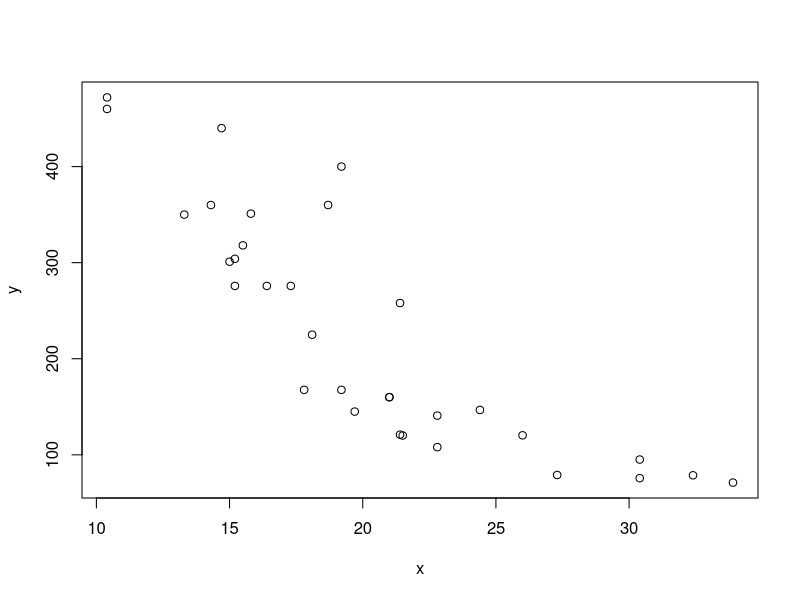
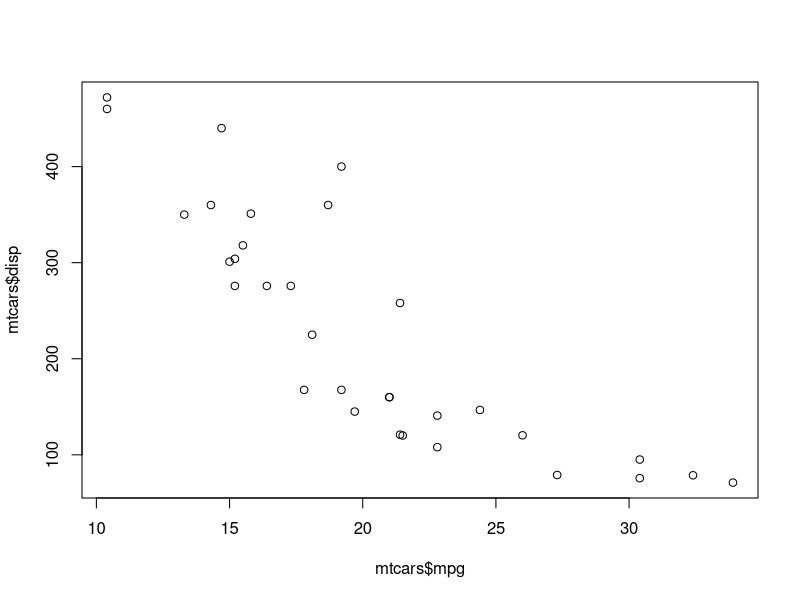
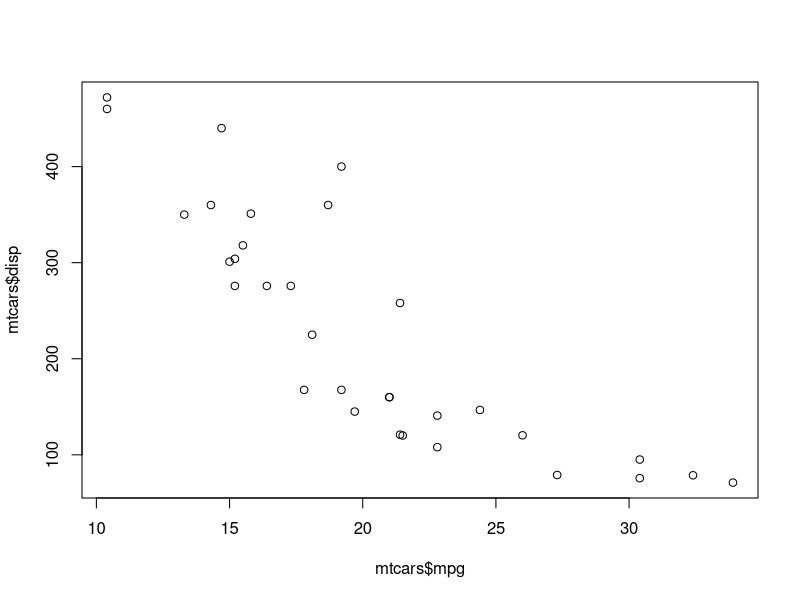
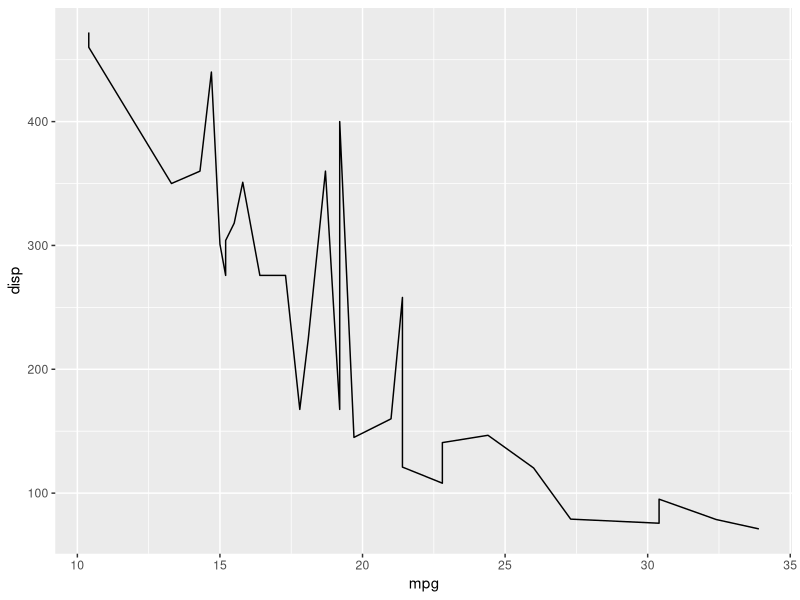
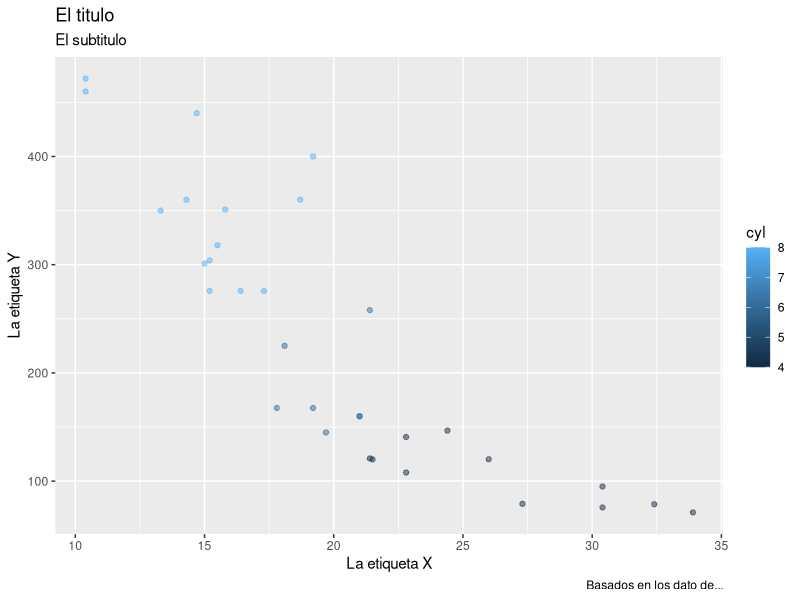
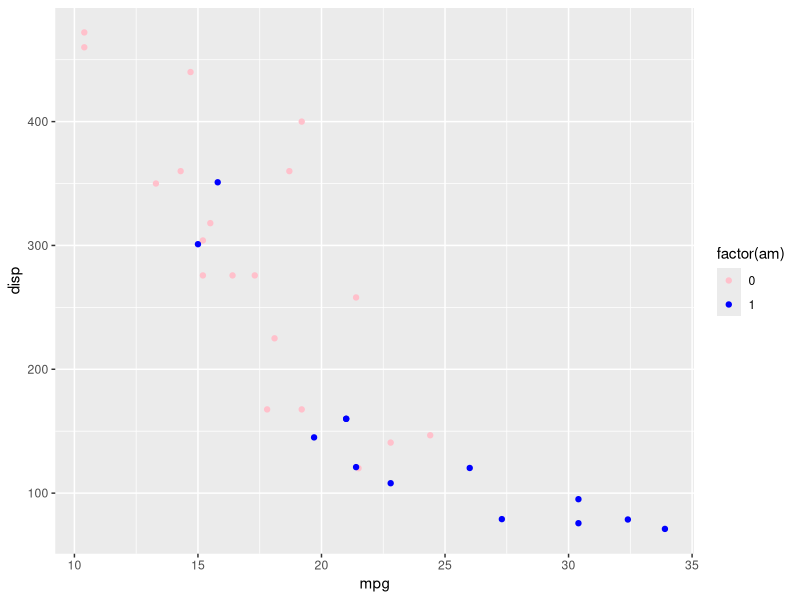

The R script that drew these images, in order:
x <- mtcars[,1]
y <- mtcars[,3]
plot(x,y)
?plot

plot(mtcars$mpg, mtcars$disp)

plot(mtcars$disp ~ mtcars$mpg)

library(ggplot2)

?qplot
qplot(mpg, disp, data = mtcars, geom = "line")
ggplot(mtcars, aes(mpg, disp, colour = cyl)) +
      geom_point( alpha = .5) +
      labs(x = "La etiqueta X",
           y = "La etiqueta Y",
           title = "El titulo",
           subtitle = "El subtitulo",
           caption = "Basados en los dato de...")
mtcars$am
ggplot(mtcars, aes(mpg, disp, colour = factor(am))) +
      geom_point() +
      scale_color_manual(values = c("pink", "blue"))
      labs(x = "La etiqueta X",
           y = "La etiqueta Y",
           title = "El titulo",
           subtitle = "El subtitulo",
           caption = "Basados en los dato de...")
